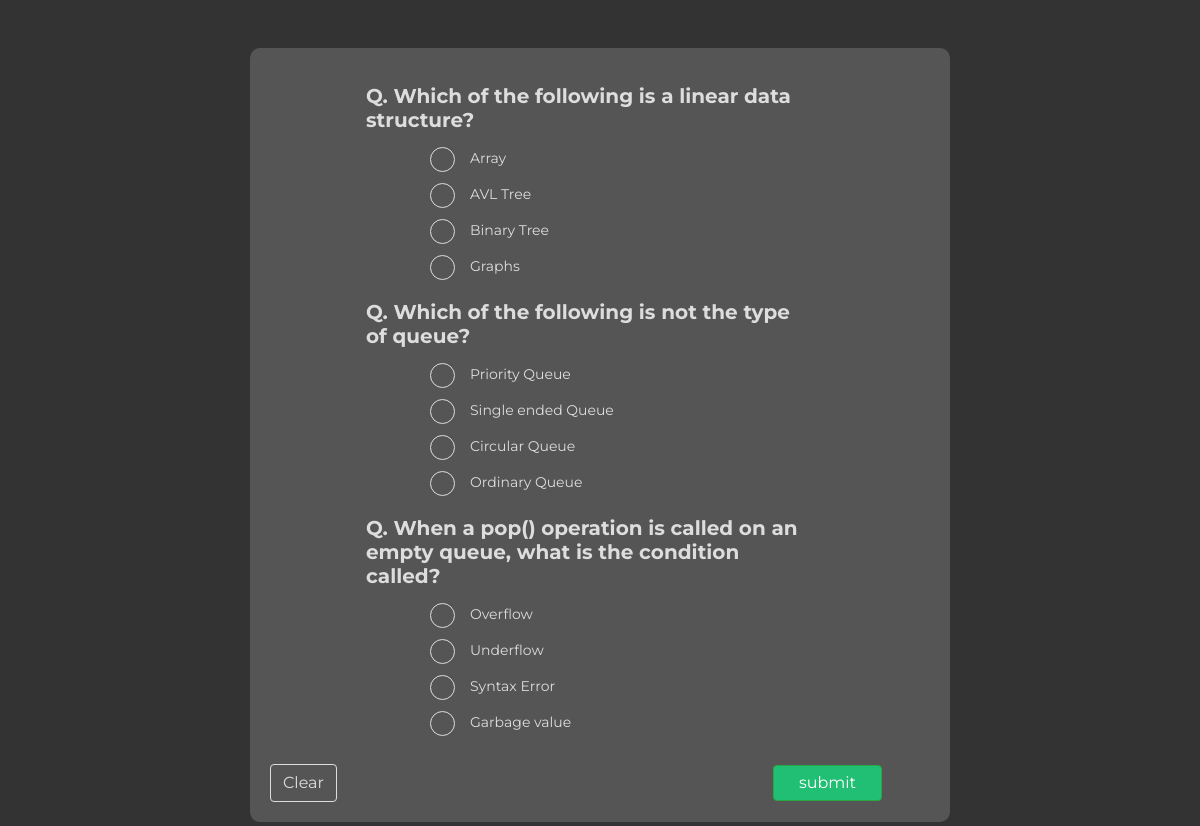
The page /home/quiz/1 on the database its author committed.
### quizapp/models.py (models this page shows)
class Questions(models.Model):
    qid=int
    Question=models.TextField()
    Catid=models.ForeignKey("Category",on_delete=models.CASCADE)

class Options(models.Model):
    qid=models.ForeignKey("Questions", on_delete=models.CASCADE)
    oid=int
    option=models.CharField(max_length=1024)

### quizapp/views.py (the view, shortened to what this page needs)
# urls.py: path('home/quiz/<cid>',views.quiz,name="quiz"),
def quiz(request,cid):
    quest=Questions.objects.filter(Catid=cid)
    id = Questions.objects.filter(Catid=cid).values_list('id')
    options=Options.objects.filter(qid__in=id)
    oid=Options.objects.filter(qid__in=id).values_list('id')
    cortopt=correctopt.objects.filter(oid__in=oid)
    return render(request,'dsquiz.html',{'quest':quest,'options':options,'correctopt':cortopt,'cid':cid})

### Templates/quizapp/dsquiz.html (shortened to what this page needs)
{% load static %}
<!DOCTYPE html>
<html lang="en">
<head>
    <link rel="stylesheet" href="https://maxcdn.bootstrapcdn.com/bootstrap/4.0.0/css/bootstrap.min.css">
    <link rel="stylesheet" href="{% static 'quiztemplatecss.css' %}">
</head>
<body>
<form action="{% url 'quiz' cid %}" method="POST" onsubmit="return confirm('Do you really want to submit the quiz`?');">
    <div class="container mt-sm-5 my-1">
        <div class="question ml-sm-5 pl-sm-5 pt-2">
            {% for quests in quest %}
            <div class="py-2 h5"><b>Q. {{quests.Question}}</b></div>
            {% for opt in options %}
                {% if quests.id is opt.qid_id %}
            <div class="ml-md-3 ml-sm-3 pl-md-5 pt-sm-0 pt-3" id="options">
                <label class="options">{{opt.option}}
                    <span class="checkmark"></span>
                </label>
                </div>
                {% endif %}
                {% endfor %}
            {% endfor %}
        </div>
        <div class="d-flex align-items-center pt-3">
            <div id="prev">
                <input type="button" onclick="clearRadioButtons();" class="btn btn-primary" value="Clear" />
            </div>
            <div class="ml-auto mr-sm-5">
                <button class="btn btn-success">submit</button>
            </div>
        </div>
    </div>
</form>
</body>
</html>

### static/quiztemplatecss.css (style rules this page uses)
* { margin: 0; padding: 0; box-sizing: border-box; }
body { background-color: #333; align-items:center; }
.container { background-color: #555; color: #ddd; border-radius: 10px; padding: 20px; font-family: 'Montserrat', sans-serif; max-width: 700px; margin:auto; }
.question { width: 75%; }
.options { position: relative; padding-left: 40px; }
#options label { display: block; margin-bottom: 15px; font-size: 14px; cursor: pointer; }
.checkmark { position: absolute; top: -1px; left: 0; height: 25px; width: 25px; background-color: #555; border: 1px solid #ddd; border-radius: 50%; }
.options .checkmark:after { content: ""; width: 10px; height: 10px; display: block; background: white; position: absolute; top: 50%; left: 50%; border-radius: 50%; transform: translate(-50%,-50%) scale(0); transition: 300ms ease-in-out 0s; }
.btn-primary { background-color: #555; color: #ddd; border: 1px solid #ddd; }
.btn-success { padding: 5px 25px; background-color: #21bf73; }

### rows shown on the page
Questions: Question "Which of the following is a linear data structure?"
Options: option "Array"
Options: option "AVL Tree"
Options: option "Binary Tree"
Options: option "Graphs"
Questions: Question "Which of the following is not the type of queue?"
Options: option "Priority Queue"
Options: option "Single ended Queue"
Options: option "Circular Queue"
Options: option "Ordinary Queue"
Questions: Question "When a pop() operation is called on an empty queue, what is the condition called?"
Options: option "Overflow"
Options: option "Underflow"
Options: option "Syntax Error"
Options: option "Garbage value"
